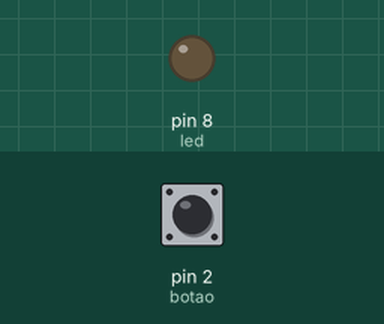
This sketch was run on a simulated Arduino Uno, built with avr-gcc and run on an emulated ATmega328P. Parts: output pins drawn as LEDs (lit = HIGH). The test bench sets the inputs (shaded band); at power-on: pin 2 (botao) HIGH.

Above: at 1.2 s.
1.3 s: pin 2 (botao) pulled LOW for 0.15 s
At 1.37 s:
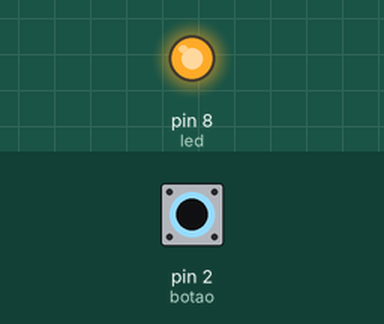
2.9 s: pin 2 (botao) pulled LOW for 3.2 s
At 6.4 s:
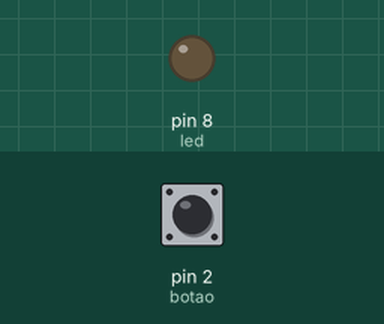
Timing chart, 0 to 7.9 s (numbered marks = the images above; inputs shaded):
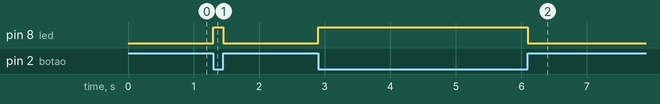

The sketch:

Atividade2-aula10.ino
```cpp
int botao = 2;
int led = 8;

void setup() {
  pinMode(botao, INPUT_PULLUP);
  pinMode(led, OUTPUT);
}

void loop() {
  while (digitalRead(botao) == HIGH) {
    digitalWrite(led, LOW);
  }

  digitalWrite(led, HIGH);
}
```

Measured:
- after the input at 1.3 s, pin 8 (led): LOW → HIGH at once, → LOW 0.15 s later
- after the input at 2.9 s, pin 8 (led): LOW → HIGH at once, → LOW 3.2 s later
